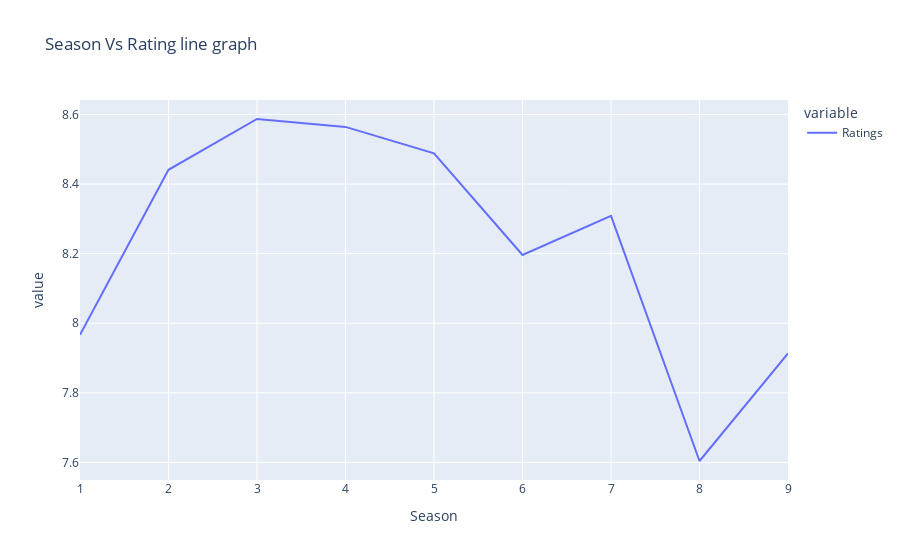

Notebook source saved alongside this figure:
### Code cell
# Grouping the data by season and calculate the average of the ratings for each season
rating=df.groupby('Season')['Ratings'].mean()

fig = px.line( rating,
              title = 'Season Vs Rating line graph')

fig.show()

### Figure 1 — Plotly figure (JSON) as saved in the notebook; plotly's stock layout.template omitted (floating-point values rounded to 4 significant figures)
{"data": [{"hovertemplate": "variable=Ratings<br>Season=%{x}<br>value=%{y}<extra></extra>", "legendgroup": "Ratings", "line": {"color": "#636efa", "dash": "solid"}, "marker": {"symbol": "circle"}, "mode": "lines", "name": "Ratings", "orientation": "v", "showlegend": true, "type": "scatter", "x": [1, 2, 3, 4, 5, 6, 7, 8, 9], "xaxis": "x", "y": [7.967, 8.441, 8.587, 8.564, 8.488, 8.196, 8.308, 7.604, 7.913], "yaxis": "y"}], "layout": {"legend": {"title": {"text": "variable"}, "tracegroupgap": 0}, "title": {"text": "Season Vs Rating line graph"}, "xaxis": {"anchor": "y", "domain": [0, 1], "title": {"text": "Season"}}, "yaxis": {"anchor": "x", "domain": [0, 1], "title": {"text": "value"}}}}
